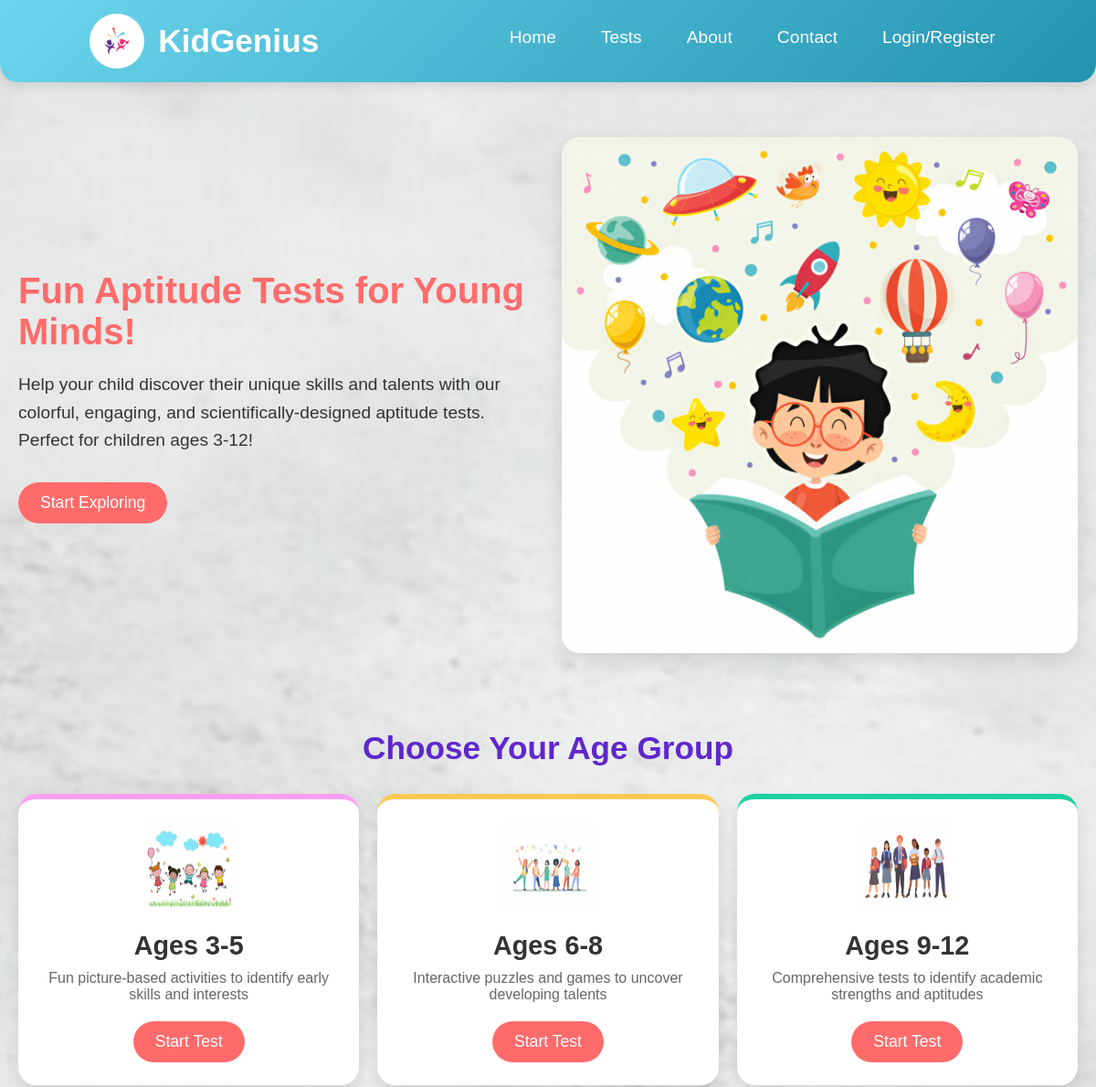
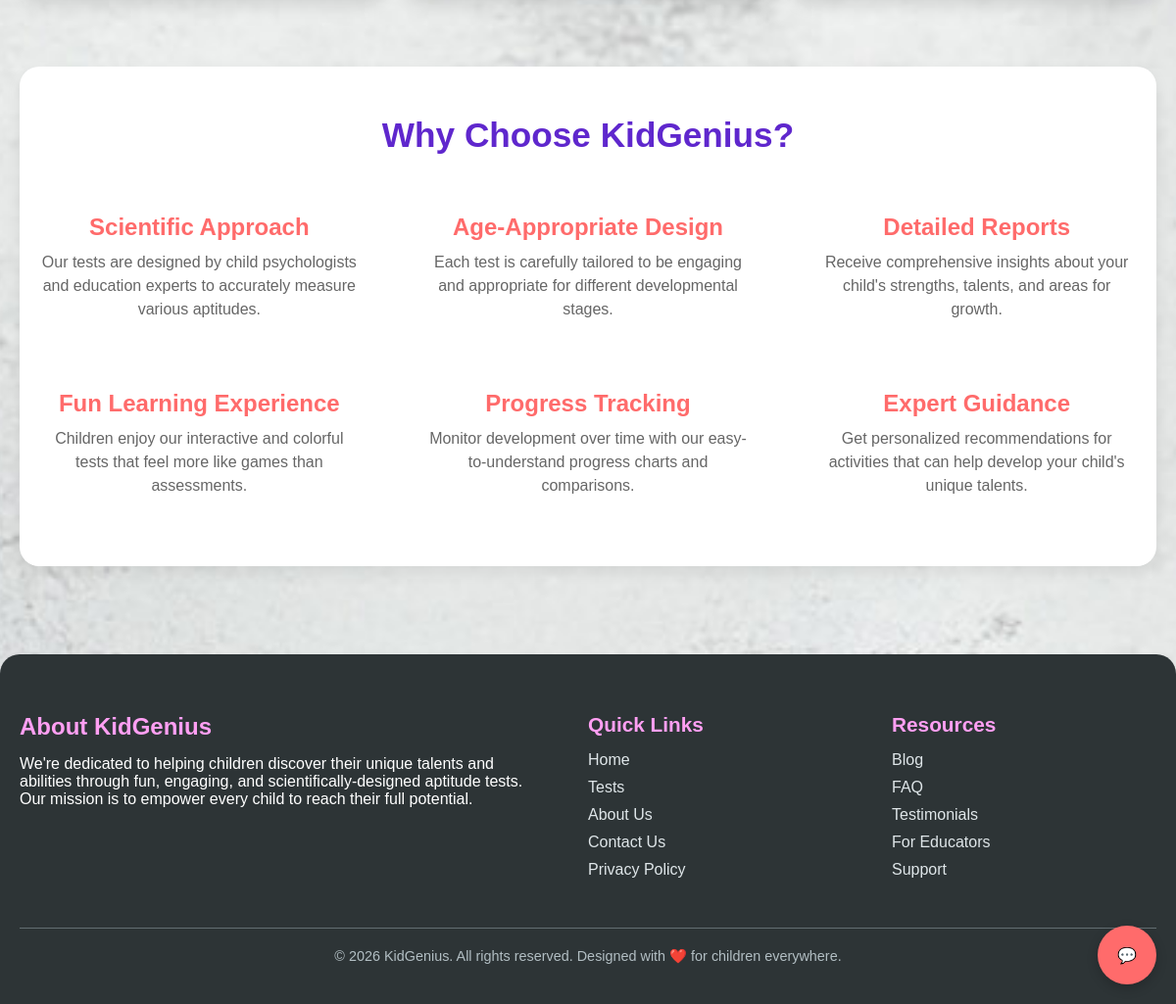
The page / on the database its author committed (2 pictures, top to bottom).
### tables this page shows
CREATE TABLE IF NOT EXISTS age_categories (
    category_id INT AUTO_INCREMENT PRIMARY KEY,
    age_range VARCHAR(10) NOT NULL,
    title VARCHAR(50) NOT NULL,
    description TEXT NOT NULL
);

### index.php (the view, shortened to what this page needs)
<?php
require_once 'config/db_config.php';
?>
<!DOCTYPE html>
<html lang="en">
<head>
    <link rel="stylesheet" href="css/styles.css">
    <link rel="stylesheet" href="css/responsive.css">
</head>
<body>
    <?php include 'includes/header.php'; ?>
    <div class="container">
        <section class="hero" id="home">
            <div class="hero-text">
                <h2>Fun Aptitude Tests for Young Minds!</h2>
                <p>Help your child discover their unique skills and talents with our colorful, engaging, and scientifically-designed aptitude tests. Perfect for children ages 3-12!</p>
                <button class="start-btn" id="explore-btn">Start Exploring</button>
            </div>
            <div class="hero-image">
                <img src="images/hero-image3.jpg" alt="Children Learning">
            </div>
        </section>
        <section class="age-categories" id="categories">
            <h2>Choose Your Age Group</h2>
            <div class="categories">
                <?php
                $sql = "SELECT * FROM age_categories ORDER BY category_id";
                $result = $conn->query($sql);
                if (!$result) {
                    echo '<p>Error fetching categories. Please try again later.</p>';
                } else if ($result->num_rows > 0) {
                    while($row = $result->fetch_assoc()) {
                        echo '<div class="category-card" data-age="'.$row['age_range'].'">';
                        echo '<img src="images/category-'.$row['category_id'].'.jpg" alt="'.$row['title'].'">';
                        echo '<h3>Ages ' . htmlspecialchars($row['age_range']) . '</h3>';
                        echo '<p>'.$row['description'].'</p>';
                        echo '<button class="start-btn" onclick="startTest(\'' . $row['age_range'] . '\')">Start Test</button>';
                        echo '</div>';
                    }
                }
                ?>
            </div>
        </section>
        <section class="features">
            <h2>Why Choose KidGenius?</h2>
            <div class="feature-grid">
                <div class="feature-item">
                    <h3>Scientific Approach</h3>
                    <p>Our tests are designed by child psychologists and education experts to accurately measure various aptitudes.</p>
                </div>
                <div class="feature-item">
                    <h3>Age-Appropriate Design</h3>
                    <p>Each test is carefully tailored to be engaging and appropriate for different developmental stages.</p>
                </div>
                <div class="feature-item">
                    <h3>Detailed Reports</h3>
                    <p>Receive comprehensive insights about your child's strengths, talents, and areas for growth.</p>
                </div>
                <div class="feature-item">
                    <h3>Fun Learning Experience</h3>
                    <p>Children enjoy our interactive and colorful tests that feel more like games than assessments.</p>
                </div>
                <div class="feature-item">
                    <h3>Progress Tracking</h3>
                    <p>Monitor development over time with our easy-to-understand progress charts and comparisons.</p>
                </div>
                <div class="feature-item">
                    <h3>Expert Guidance</h3>
                    <p>Get personalized recommendations for activities that can help develop your child's unique talents.</p>
                </div>
            </div>
        </section>
    </div>
    <?php include 'includes/footer.php'; ?>
    <?php include 'includes/chatbot.php'; ?>
</body>
</html>

### includes/header.php
<header>
    <div class="header-container">
        <div class="logo">
            <img src="images/logo1.jpg" alt="KidGenius Logo">
            <h1>KidGenius</h1>
        </div>
        <nav class="navbar">
            <ul>
                <li><a href="index.php">Home</a></li>
                <li><a href="#categories">Tests</a></li>
                <li><a href="#about">About</a></li>
                <li><a href="#contact">Contact</a></li>
                <?php if(isset($_SESSION['user_id'])): ?>
                    <li><a href="mydashboard.php" class="btn btn-primary">My Dashboard</a></li>
                    <li><a href="api/auth.php?action=logout">Logout</a></li>
                <?php else: ?>
                    <li><a href="#" id="login-btn">Login/Register</a></li>
                <?php endif; ?>
            </ul>
        </nav>
    </div>
</header>

### includes/footer.php
<footer>
    <div class="container">
        <div class="footer-content">
            <div class="footer-about">
                <h3>About KidGenius</h3>
                <p>We're dedicated to helping children discover their unique talents and abilities through fun, engaging, and scientifically-designed aptitude tests. Our mission is to empower every child to reach their full potential.</p>
            </div>
            <div class="footer-links">
                <h3>Quick Links</h3>
                <ul>
                    <li><a href="#home">Home</a></li>
                    <li><a href="#categories">Tests</a></li>
                    <li><a href="#about">About Us</a></li>
                    <li><a href="#contact">Contact Us</a></li>
                    <li><a href="#privacy">Privacy Policy</a></li>
                </ul>
            </div>
            <div class="footer-links">
                <h3>Resources</h3>
                <ul>
                    <li><a href="#blog">Blog</a></li>
                    <li><a href="#faq">FAQ</a></li>
                    <li><a href="#testimonials">Testimonials</a></li>
                    <li><a href="#partners">For Educators</a></li>
                    <li><a href="#support">Support</a></li>
                </ul>
            </div>
        </div>
        <div class="footer-bottom">
            <p>&copy; <?php echo date("Y"); ?> KidGenius. All rights reserved. Designed with ❤️ for children everywhere.</p>
        </div>
    </div>
</footer>

### includes/chatbot.php (shortened to what this page needs)
<div class="chatbot-container">
    <div class="chatbot-icon" id="chat-icon">
        <span>💬</span>
    </div>
</div>

### css/styles.css (style rules this page uses)
* { margin: 0; padding: 0; box-sizing: border-box; font-family: 'Comic Sans MS', cursive, sans-serif; }
body { background: url('../images/back.jpg') no-repeat center center fixed; background-size: cover; color: #333; }
.container { max-width: 1200px; margin: 0 auto; padding: 20px; }
header { background: linear-gradient(135deg, #6dd5ed, #2193b0); color: white; padding: 15px 0; border-radius: 0 0 20px 20px; box-shadow: 0 4px 12px rgba(0, 0, 0, 0.1); }
.header-container { width:100vw; display: flex; justify-content: space-around; }
.logo { display: flex; align-items: center; gap: 15px; }
.logo img { border-radius: 50%; width: 60px; height: 60px; }
.logo h1 { font-size: 2.2rem; }
nav ul { display: flex; list-style-type: none; gap: 25px; margin-top: 15px; }
nav ul li a { color: white; text-decoration: none; font-size: 1.2rem; padding: 8px 12px; border-radius: 20px; transition: all 0.3s ease; }
.hero { display: flex; align-items: center; justify-content: space-between; padding: 40px 0; gap: 30px; }
.hero-text { flex: 1; }
.hero-text h2 { font-size: 2.5rem; margin-bottom: 20px; color: #ff6b6b; }
.hero-text p { font-size: 1.2rem; margin-bottom: 30px; line-height: 1.6; }
.hero-image { flex: 1; text-align: center; }
.hero-image img { max-width: 100%; border-radius: 20px; box-shadow: 0 8px 20px rgba(0, 0, 0, 0.1); }
.start-btn { background-color: #ff6b6b; color: white; border: none; padding: 12px 24px; border-radius: 30px; font-size: 1.1rem; cursor: pointer; transition: all 0.3s ease; }
.age-categories { padding: 40px 0; }
.age-categories h2 { text-align: center; font-size: 2.2rem; margin-bottom: 30px; color: #5f27cd; }
.categories { display: flex; justify-content: space-between; gap: 20px; }
.category-card { background: white; border-radius: 20px; padding: 25px; flex: 1; text-align: center; box-shadow: 0 8px 15px rgba(0, 0, 0, 0.1); transition: transform 0.3s ease; cursor: pointer; }
.category-card:nth-child(1) { border-top: 6px solid #ff9ff3; }
.category-card:nth-child(2) { border-top: 6px solid #feca57; }
.category-card:nth-child(3) { border-top: 6px solid #1dd1a1; }
.category-card img { width: 100px; height: 100px; margin-bottom: 15px; }
.category-card h3 { font-size: 1.8rem; margin-bottom: 10px; }
.category-card p { margin-bottom: 20px; color: #666; }
.features { background-color: #fff; padding: 50px 0; border-radius: 20px; margin: 30px 0; box-shadow: 0 6px 15px rgba(0, 0, 0, 0.08); }
.features h2 { text-align: center; font-size: 2.2rem; margin-bottom: 40px; color: #5f27cd; }
.feature-grid { display: grid; grid-template-columns: repeat(3, 1fr); gap: 30px; }
.feature-item { text-align: center; padding: 20px; }
.feature-item h3 { font-size: 1.5rem; margin-bottom: 10px; color: #ff6b6b; }
.feature-item p { color: #666; line-height: 1.5; }
footer { background-color: #2d3436; color: white; padding: 40px 0 20px; border-radius: 20px 20px 0 0; margin-top: 40px; }
.footer-content { display: grid; grid-template-columns: 2fr 1fr 1fr; gap: 40px; }
.footer-about h3 { font-size: 1.5rem; margin-bottom: 15px; color: #ff9ff3; }
.footer-links h3 { font-size: 1.3rem; margin-bottom: 15px; color: #ff9ff3; }
.footer-links ul { list-style-type: none; }
.footer-links ul li { margin-bottom: 10px; }
.footer-links ul li a { color: #dfe6e9; text-decoration: none; transition: color 0.3s ease; }
.footer-bottom { text-align: center; margin-top: 40px; padding-top: 20px; border-top: 1px solid #636e72; font-size: 0.9rem; color: #b2bec3; }
.chatbot-container { position: fixed; bottom: 20px; right: 20px; z-index: 1000; }
.chatbot-icon { background-color: #ff6b6b; color: white; width: 60px; height: 60px; border-radius: 50%; display: flex; align-items: center; justify-content: center; cursor: pointer; box-shadow: 0 4px 12px rgba(0, 0, 0, 0.2); transition: all 0.3s ease; }

### rows shown on the page
age_categories: shows a picture, age_range "3-5", description "Fun picture-based activities to identify early skills and interests"
age_categories: shows a picture, age_range "6-8", description "Interactive puzzles and games to uncover developing talents"
age_categories: shows a picture, age_range "9-12", description "Comprehensive tests to identify academic strengths and aptitudes"
